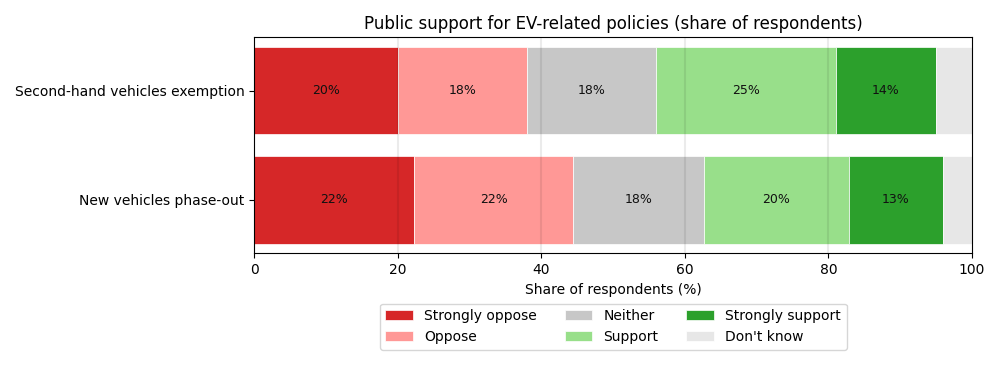

This figure's Python source:
import sys
from pathlib import Path
from typing import List

import matplotlib.pyplot as plt
import numpy as np


def main(argv: List[str] | None = None) -> int:
    # Categories in order from most negative to most positive, with a neutral and Don't know
    categories = [
        "Strongly oppose",
        "Oppose",
        "Neither",
        "Support",
        "Strongly support",
        "Don't know",
    ]

    # Data from the table (percentages) for each question
    q_labels = [
        "New vehicles phase-out",
        "Second-hand vehicles exemption",
    ]
    q_values = np.array([
        [22, 22, 18, 20, 13, 4],   # row 1 mapped into the categories order above
        [20, 18, 18, 25, 14, 5],   # row 2
    ], dtype=float)

    # Normalize to ensure each row sums to 100 (guard against small rounding differences)
    row_sums = q_values.sum(axis=1, keepdims=True)
    q_values = q_values / row_sums * 100.0

    # Colors: negatives (reds), neutral (gray), positives (greens), don't know (light gray)
    colors = ["#d62728", "#ff9896", "#c7c7c7", "#98df8a", "#2ca02c", "#e7e7e7"]

    # We build a diverging 100% stacked horizontal bar chart, centered around the neutral category
    # Compute cumulative left positions
    lefts = np.zeros(q_values.shape[0])

    fig, ax = plt.subplots(figsize=(10.0, 3.8))

    for idx, (cat, color) in enumerate(zip(categories, colors)):
        vals = q_values[:, idx]
        bars = ax.barh(q_labels, vals, left=lefts, color=color, edgecolor="white", linewidth=0.5, label=cat)
        # Add labels for segments that are large enough
        for bar, val in zip(bars, vals):
            if val >= 6:  # avoid clutter on very small segments
                ax.text(
                    bar.get_x() + bar.get_width() / 2,
                    bar.get_y() + bar.get_height() / 2,
                    f"{val:.0f}%",
                    ha="center",
                    va="center",
                    fontsize=9,
                    color="#111",
                )
        lefts = lefts + vals

    # Reference lines every 20% (use valid color and alpha)
    for x in [20, 40, 60, 80]:
        ax.axvline(x, color="#000000", alpha=0.08)

    ax.set_xlim(0, 100)
    ax.set_xlabel("Share of respondents (%)")
    ax.set_ylabel("")
    ax.set_title("Public support for EV-related policies (share of respondents)")
    ax.legend(ncol=3, bbox_to_anchor=(0.5, -0.2), loc="upper center")
    ax.grid(False)

    # Emphasize 0-100 framing
    ax.set_xticks([0, 20, 40, 60, 80, 100])

    plt.tight_layout()

    # Show window
    plt.show()

    return 0


if __name__ == "__main__":
    raise SystemExit(main())
